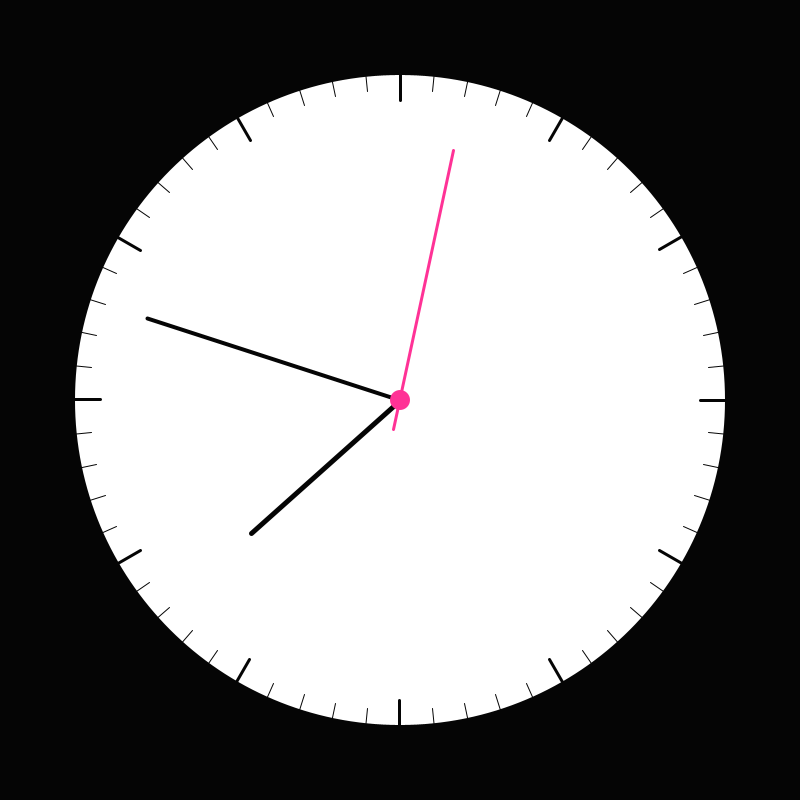
Frame 1 (no input)
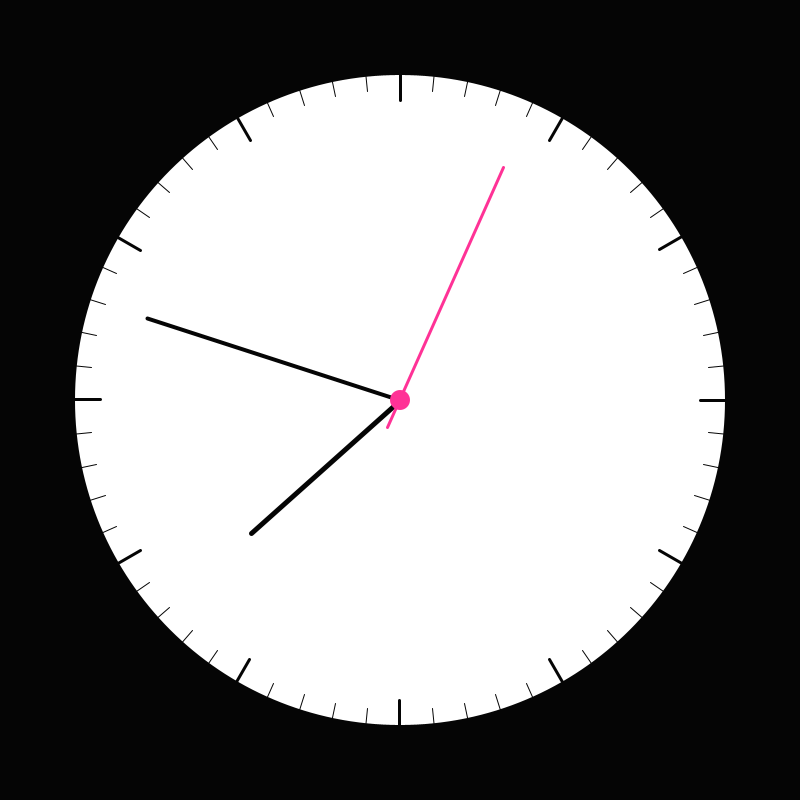
Frame 60 (the mouse pressed at the canvas centre just before this capture)
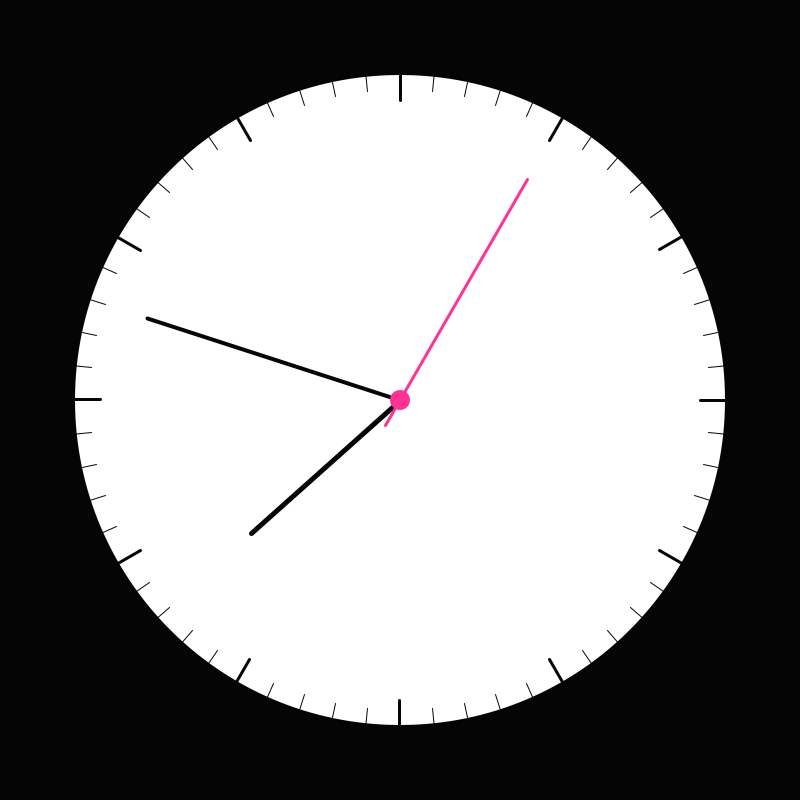
Frame 120 (the mouse held since frame 60 and released just before this capture)

The Processing sketch that drew these frames (run headless with seeded random() and noise(); from frame 60 on, the mouse is pressed at the canvas centre):

// Processing sketch: clock
// ── clock.pde
//https://ejleep1.tistory.com/591 참고

void setup() {
  size(800, 800);
}

void draw() {
  background(5);
  translate(width / 2, height / 2);
  strokeWeight(8);
  noFill();

  fill(255);
  noStroke();
  circle(0, 0, 650);  
 
  stroke(5);
  strokeWeight(2);
  for (int marker = 0; marker < 60; marker++) {
    float angle = map(marker, 0, 60, 0, 360);
    float x1 = cos(radians(angle)) * 330;
    float y1 = sin(radians(angle)) * 330;
    float x2 = cos(radians(angle)) * (marker % 5 == 0 ? 300 : 310);
    float y2 = sin(radians(angle)) * (marker % 5 == 0 ? 300 : 310);
    strokeWeight(marker % 5 == 0 ? 3 : 1);
    line(x1, y1, x2, y2);
  }

  int hr = hour() % 12;
  int mn = minute();      
  int sc = second();  

  float s = map(sc, 0, 60, 0, TWO_PI) - HALF_PI;
  float m = map(mn, 0, 60, 0, TWO_PI) - HALF_PI;
  float h = map(hr + mn / 60.0, 0, 12, 0, TWO_PI * 2) - HALF_PI;

  pushMatrix();
    strokeWeight(5);
  rotate(h);
  stroke(5);
  line(0, 0, 200, 0);
  popMatrix();

  pushMatrix();
  strokeWeight(4);
  rotate(m);
  stroke(5);
  line(0, 0, 265, 0);
  popMatrix();

  pushMatrix();
    strokeWeight(3);
  rotate(s);
  stroke(255, 50, 150);
  line(-30, 0,255, 0);
  popMatrix();

  noStroke();
  fill(255, 50, 150);
  circle(0, 0, 20);
  point(0, 0);
}
